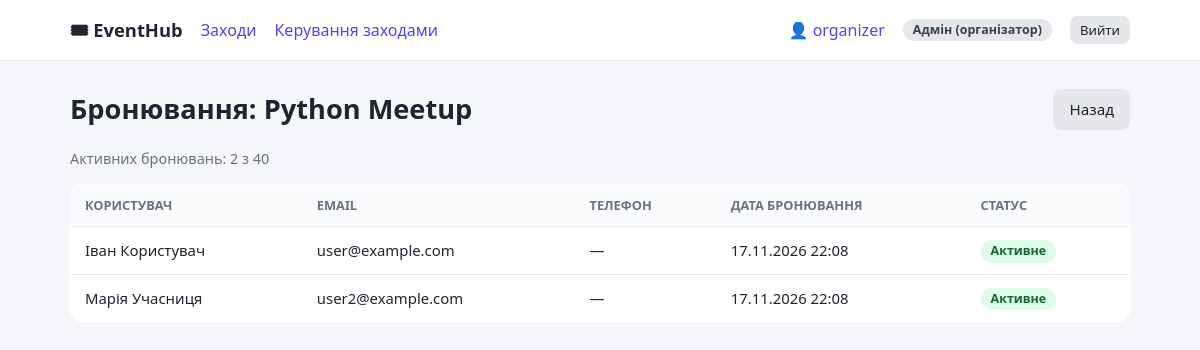
Page /manage/events/2/bookings (signed in) on the committed database.
### models.py (models this page shows, shortened)
class User(UserMixin, db.Model):
    id = db.Column(db.Integer, primary_key=True)
    username = db.Column(db.String(50), unique=True, nullable=False)
    email = db.Column(db.String(120), unique=True, nullable=False)
    password_hash = db.Column(db.String(255), nullable=False)
    role = db.Column(db.String(20), nullable=False, default=ROLE_USER)
    full_name = db.Column(db.String(120), default="")
    phone = db.Column(db.String(30), default="")
    bio = db.Column(db.Text, default="")
    is_active = db.Column(db.Boolean, nullable=False, default=True)
    created_at = db.Column(db.DateTime, default=datetime.now)
    @property
    def is_moderator(self):
        return self.role == ROLE_MODERATOR
    @property
    def is_organizer(self):
        return self.role in (ROLE_ADMIN, ROLE_MODERATOR)
    @property
    def role_label(self):
        return ROLE_LABELS.get(self.role, self.role)

class Event(db.Model):
    id = db.Column(db.Integer, primary_key=True)
    title = db.Column(db.String(150), nullable=False)
    description = db.Column(db.Text, default="")
    location = db.Column(db.String(200), default="")
    category_id = db.Column(db.Integer, db.ForeignKey("category.id"), nullable=True)
    organizer_id = db.Column(db.Integer, db.ForeignKey("user.id"), nullable=False)
    start_time = db.Column(db.DateTime, nullable=False)
    end_time = db.Column(db.DateTime, nullable=False)
    price = db.Column(db.Float, nullable=False, default=0)
    capacity = db.Column(db.Integer, nullable=False, default=1)
    status = db.Column(db.String(20), nullable=False, default=EVENT_DRAFT)
    created_at = db.Column(db.DateTime, default=datetime.now)
    category = db.relationship("Category", backref="events")
    organizer = db.relationship("User", backref="events")
    bookings = db.relationship("Booking", backref="event", cascade="all, delete-orphan")
    @property
    def active_bookings_count(self):
        return sum(1 for b in self.bookings if b.status == "active")

class Booking(db.Model):
    __table_args__ = (db.UniqueConstraint("user_id", "event_id", name="uq_user_event"),)
    id = db.Column(db.Integer, primary_key=True)
    user_id = db.Column(db.Integer, db.ForeignKey("user.id"), nullable=False)
    event_id = db.Column(db.Integer, db.ForeignKey("event.id"), nullable=False)
    status = db.Column(db.String(20), nullable=False, default="active")  # active / cancelled
    created_at = db.Column(db.DateTime, default=datetime.now)
    cancelled_at = db.Column(db.DateTime)
    user = db.relationship("User", backref="bookings")
    @property
    def display_status(self):
        if self.status == "cancelled" or self.event.status == EVENT_CANCELLED:
            return "cancelled"
        if self.event.end_time <= datetime.now():
            return "completed"
        return "active"
    @property
    def display_label(self):
        return BOOKING_LABELS[self.display_status]

### blueprints/manage.py (the view)
@bp.route("/events/<int:event_id>/bookings")
@organizer_only
def bookings(event_id):
    event = get_managed_event(event_id)
    return render_template("manage/event_bookings.html", event=event)

### blueprints/manage.py (called while the page is built)
def get_managed_event(event_id):
    event = db.get_or_404(Event, event_id)
    if not current_user.is_moderator and event.organizer_id != current_user.id:
        abort(403)
    return event

### models.py (called while the page is built)
@login_manager.user_loader
def load_user(user_id):
    return db.session.get(User, int(user_id))

### permissions.py (called while the page is built)
def roles_required(*roles):
    def decorator(view):
        @wraps(view)
        def wrapper(*args, **kwargs):
            if not current_user.is_authenticated:
                return login_manager.unauthorized()
            if current_user.role not in roles:
                abort(403)
            return view(*args, **kwargs)
        return wrapper
    return decorator

### templates/manage/event_bookings.html (shortened to what this page needs)
{% extends "base.html" %}
{% block content %}
<div class="toolbar"><h1>Бронювання: {{ event.title }}</h1><a class="btn secondary" href="{{ url_for('manage.my_events') }}">Назад</a></div>
<p class="meta">Активних бронювань: {{ event.active_bookings_count }} з {{ event.capacity }}</p>
{% if event.bookings %}
<div class="table-wrap"><table>
  <tr><th>Користувач</th><th>Email</th><th>Телефон</th><th>Дата бронювання</th><th>Статус</th></tr>
  {% for b in event.bookings %}
  <tr><td>{{ b.user.full_name or b.user.username }}</td><td>{{ b.user.email }}</td><td>{{ b.user.phone or '—' }}</td>
      <td>{{ b.created_at|dt }}</td><td><span class="badge {{ b.display_status }}">{{ b.display_label }}</span></td></tr>
  {% endfor %}
</table></div>
{% else %}<div class="empty">Бронювань ще немає.</div>{% endif %}
{% endblock %}

### templates/base.html (shortened to what this page needs)
<!doctype html>
<html lang="uk">
<head>
  <link rel="stylesheet" href="{{ url_for('static', filename='style.css') }}">
</head>
<body>
<nav class="top">
  <div class="container">
    <a class="brand" href="{{ url_for('events.event_list') }}">🎟 EventHub</a>
    <a href="{{ url_for('events.event_list') }}">Заходи</a>
    {% if current_user.is_authenticated %}
      {% if current_user.is_organizer %}<a href="{{ url_for('manage.my_events') }}">Керування заходами</a>{% endif %}
      <a href="{{ url_for('profile.view') }}">👤 {{ current_user.username }}</a>
      <span class="badge">{{ current_user.role_label }}</span>
      <form method="post" action="{{ url_for('auth.logout') }}">
        <button class="btn secondary sm">Вийти</button>
      </form>
    {% else %}
      <span class="spacer"></span>
      <a href="{{ url_for('auth.login') }}">Вхід</a>
      <a class="btn sm" href="{{ url_for('auth.register') }}">Реєстрація</a>
    {% endif %}
  </div>
</nav>
<main>
  <div class="container">
    {% block content %}{% endblock %}
  </div>
</main>
</body>
</html>

### static/style.css (style rules this page uses)
:root { --bg:#f5f6fa;--card:#fff;--text:#1f2430;--muted:#6b7280;--primary:#4f46e5;--primary-d:#4338ca;--border:#e5e7eb;--ok:#16a34a;--bad:#dc2626;--warn:#d97706 }
* { box-sizing:border-box }
body { margin:0;font-family:system-ui,-apple-system,"Segoe UI",Roboto,sans-serif;background:var(--bg);color:var(--text);line-height:1.5 }
a { color:var(--primary);text-decoration:none }
.container { max-width:1100px;margin:0 auto;padding:0 20px }
nav.top { background:#fff;border-bottom:1px solid var(--border) }
nav.top .container { display:flex;align-items:center;gap:18px;min-height:60px;flex-wrap:wrap }
nav.top .brand { font-weight:700;font-size:1.15rem;color:var(--text) }
nav.top form { display:inline;margin:0 }
main { padding:28px 0 60px }
h1 { margin:0 0 18px;font-size:1.7rem }
.meta { color:var(--muted);font-size:.9rem }
.badge { display:inline-block;padding:2px 10px;border-radius:999px;font-size:.78rem;font-weight:600;background:#e5e7eb;color:#374151 }
.badge.upcoming,.badge.active { background:#dcfce7;color:#166534 }
.btn { display:inline-block;border:0;border-radius:8px;padding:9px 16px;font-size:.95rem;cursor:pointer;background:var(--primary);color:#fff;font-family:inherit }
.btn.secondary { background:#e5e7eb;color:var(--text) }
.btn.sm { padding:5px 10px;font-size:.82rem }
table { width:100%;border-collapse:collapse;background:#fff;border-radius:12px;overflow:hidden;border:1px solid var(--border) }
th,td { padding:11px 14px;text-align:left;border-bottom:1px solid var(--border);vertical-align:middle;font-size:.93rem }
th { background:#f9fafb;font-size:.8rem;text-transform:uppercase;color:var(--muted) }
tr:last-child td { border-bottom:0 }
.table-wrap { overflow-x:auto }
.toolbar { display:flex;justify-content:space-between;align-items:center;flex-wrap:wrap;gap:10px;margin-bottom:18px }
.toolbar h1 { margin:0 }

### rows in the picture
User: username "organizer", role_label "Адмін (організатор)"
Event: title "Python Meetup", capacity "40"
Booking: active_bookings_count "2", user "Іван Користувач", user.email "user@example.com", user "—", created_at|dt "17.11.2026 22:08", display_label "Активне"
Booking: user "Марія Учасниця", user.email "user2@example.com", user "—", created_at|dt "17.11.2026 22:08", display_label "Активне"
